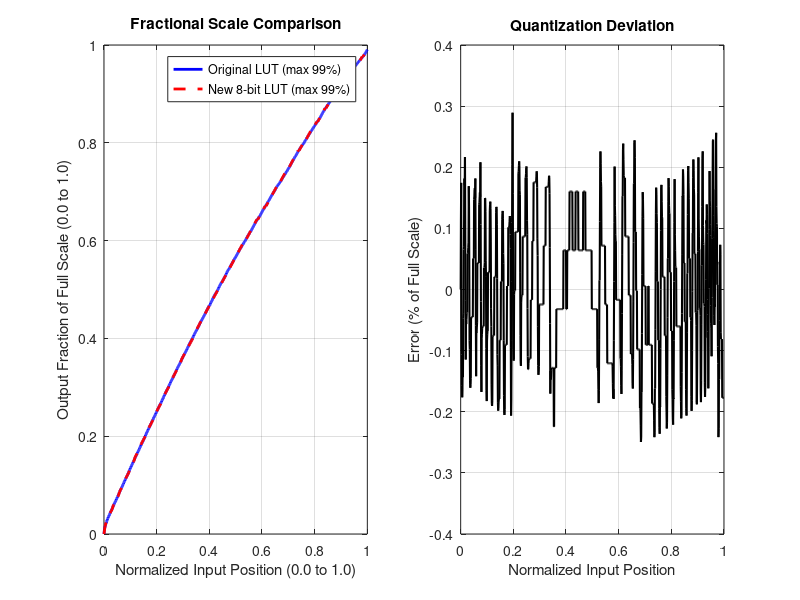

This figure's MATLAB source:
% 1. Define the original array
ChA1LUT_orig = [...
  0, 6, 11, 13, 15, 17, 19, 21, 23, 24,...
  26, 27, 29, 30, 32, 33, 34, 36, 37, 38,...
  39, 41, 42, 43, 44, 45, 46, 48, 49, 50,...
  51, 52, 54, 55, 56, 57, 59, 60, 61, 62,...
  63, 65, 66, 67, 68, 69, 70, 71, 72, 74,...
  75, 76, 77, 79, 80, 81, 82, 83, 85, 86,...
  87, 88, 90, 91, 92, 93, 95, 96, 97, 98,...
  99, 100, 101, 103, 104, 105, 106, 107, 109, 110,...
  111, 112, 113, 115, 116, 117, 118, 119, 120, 121,...
  122, 123, 125, 126, 127, 128, 130, 131, 132, 133,...
  135, 136, 137, 138, 140, 141, 142, 143, 145, 146,...
  147, 148, 149, 150, 151, 153, 154, 155, 156, 157,...
  158, 160, 161, 162, 163, 164, 166, 167, 168, 169,...
  170, 171, 172, 174, 175, 176, 177, 178, 179, 180,...
  182, 183, 184, 185, 186, 187, 189, 190, 191, 192,...
  193, 194, 195, 196, 198, 199, 200, 201, 202, 204,...
  205, 206, 207, 208, 210, 211, 212, 213, 214, 216,...
  217, 218, 219, 220, 221, 223, 224, 225, 226, 227,...
  228, 229, 230, 232, 233, 234, 235, 236, 238, 239,...
  240, 241, 242, 243, 244, 245, 246, 248, 249, 250,...
  251, 252, 253, 254, 255, 257, 258, 259, 260, 261,...
  262, 264, 265, 266, 267, 268, 270, 271, 272, 273,...
  274, 275, 276, 277, 278, 279, 280, 281, 283, 284,...
  285, 286, 287, 288, 290, 291, 292, 293, 294, 296,...
  297, 298, 299, 300, 301, 303, 304, 305, 306, 307,...
  308, 309, 310, 311, 312, 313, 315, 316, 317, 318,...
  319, 320, 321, 323, 324, 325, 326, 327, 328, 329,...
  330, 331, 332, 333, 334, 335, 336, 338, 339, 340,...
  341, 342, 343, 345, 346, 347, 348, 349, 351, 352,...
  353, 354, 355, 356, 357, 358, 359, 360, 361, 362,...
  363, 364, 365, 366, 368, 369, 370, 371, 372, 373,...
  375, 376, 377, 378, 379, 380, 381, 382, 383, 384,...
  385, 386, 387, 388, 389, 390, 391, 392, 394, 395,...
  396, 397, 398, 399, 400, 401, 403, 404, 405, 406,...
  407, 408, 409, 410, 411, 412, 413, 414, 415, 416,...
  417, 418, 419, 420, 421, 423, 424, 425, 426, 427,...
  428, 429, 430, 431, 432, 433, 434, 435, 435, 436,...
  438, 439, 440, 441, 442, 443, 444, 445, 447, 448,...
  449, 450, 451, 452, 453, 454, 455, 456, 457, 458,...
  459, 460, 461, 462, 463, 464, 465, 466, 467, 468,...
  469, 470, 471, 472, 473, 474, 476, 477, 478, 479,...
  480, 481, 482, 483, 484, 485, 486, 486, 487, 488,...
  489, 491, 492, 493, 494, 495, 496, 497, 498, 499,...
  501, 502, 503, 504, 505, 506, 507, 508, 509, 510,...
  511, 512, 512, 513, 514, 515, 516, 517, 518, 519,...
  520, 521, 522, 523, 525, 526, 527, 528, 529, 530,...
  531, 532, 533, 534, 535, 535, 536, 537, 538, 539,...
  540, 541, 542, 543, 544, 545, 546, 547, 548, 549,...
  550, 551, 552, 553, 555, 556, 557, 558, 559, 560,...
  561, 562, 563, 563, 564, 565, 566, 567, 568, 569,...
  570, 571, 572, 573, 574, 575, 576, 577, 578, 579,...
  580, 581, 582, 583, 584, 585, 586, 587, 587, 588,...
  589, 590, 591, 592, 593, 594, 595, 596, 597, 598,...
  599, 600, 601, 602, 603, 604, 605, 606, 607, 608,...
  608, 609, 610, 611, 612, 613, 614, 615, 616, 616,...
  617, 618, 619, 620, 621, 622, 622, 623, 624, 625,...
  626, 627, 628, 629, 630, 631, 632, 633, 634, 635,...
  636, 636, 637, 638, 639, 640, 641, 642, 643, 643,...
  644, 645, 646, 647, 648, 649, 650, 651, 652, 653,...
  654, 655, 656, 657, 658, 659, 660, 661, 662, 663,...
  664, 665, 666, 667, 667, 668, 669, 670, 671, 671,...
  672, 673, 674, 675, 675, 676, 677, 678, 679, 680,...
  681, 682, 683, 684, 685, 686, 687, 688, 689, 690,...
  691, 691, 692, 693, 694, 695, 696, 697, 698, 699,...
  699, 700, 701, 702, 703, 704, 705, 706, 707, 708,...
  708, 709, 710, 711, 712, 713, 714, 715, 716, 717,...
  718, 719, 720, 721, 721, 722, 723, 724, 725, 726,...
  727, 728, 728, 729, 730, 731, 732, 733, 734, 735,...
  736, 737, 738, 739, 740, 740, 741, 742, 743, 743,...
  744, 745, 746, 746, 747, 748, 749, 749, 750, 751,...
  752, 753, 754, 755, 756, 757, 758, 759, 759, 760,...
  761, 762, 763, 764, 765, 765, 766, 767, 768, 769,...
  770, 771, 771, 772, 773, 774, 775, 776, 777, 778,...
  779, 779, 780, 781, 782, 783, 784, 785, 786, 787,...
  788, 790, 791, 791, 792, 793, 794, 795, 796, 797,...
  798, 799, 800, 801, 802, 803, 803, 804, 805, 806,...
  807, 808, 809, 810, 811, 812, 813, 814, 814, 815,...
  816, 817, 818, 819, 820, 821, 821, 822, 823, 824,...
  824, 825, 826, 827, 827, 828, 829, 830, 830, 831,...
  832, 833, 834, 835, 836, 837, 838, 838, 839, 840,...
  841, 842, 843, 844, 845, 846, 846, 847, 848, 849,...
  850, 851, 851, 852, 853, 854, 855, 856, 857, 857,...
  858, 859, 860, 861, 862, 863, 863, 864, 865, 866,...
  867, 867, 868, 869, 870, 871, 871, 872, 873, 874,...
  875, 875, 876, 877, 878, 879, 879, 880, 881, 882,...
  883, 884, 884, 885, 886, 887, 888, 889, 890, 891,...
  892, 893, 894, 895, 896, 897, 898, 899, 900, 900,...
  901, 902, 903, 904, 905, 906, 907, 907, 908, 909,...
  910, 910, 911, 912, 913, 913, 914, 915, 916, 917,...
  917, 918, 919, 920, 921, 922, 922, 923, 924, 925,...
  926, 927, 927, 928, 929, 930, 931, 931, 932, 933,...
  934, 934, 935, 936, 937, 938, 939, 939, 940, 941,...
  942, 943, 944, 944, 945, 946, 947, 948, 948, 949,...
  950, 951, 951, 952, 953, 954, 954, 955, 956, 957,...
  957, 958, 959, 960, 960, 961, 962, 963, 963, 964,...
  965, 966, 967, 967, 968, 969, 970, 970, 971, 972,...
  972, 973, 974, 975, 975, 976, 977, 978, 978, 979,...
  980, 980, 981, 982, 983, 983, 984, 985, 985, 986,...
  987, 987, 988, 989, 989, 990, 991, 992, 992, 993,...
  994, 994, 995, 996, 996, 997, 998, 999, 999, 1000,...
  1001, 1001, 1002, 1003, 1003, 1004, 1005, 1005, 1006, 1007,...
  1007, 1008, 1009, 1009, 1010, 1011, 1011, 1012, 1012, 1013,...
  1014, 1014, 1015, 1016, 1016, 1017, 1018, 1018, 1019, 1020,...
  1021, 1022, 1023, 1023, 1024, 1025, 1026, 1027, 1028, 1029,...
  1030];

% 2. Establish "Full Scale" boundaries for proper fractional conversion
targetSize = 256;
origSize = length(ChA1LUT_orig);

% Calculate the max theoretical inputs (Indices count minus 1)
orig_full_scale = origSize - 1;   % 1040
target_full_scale = targetSize - 1; % 255

% Setup unified normalized spatial axes [0, 1] for interpolation
x_orig = linspace(0, 1, origSize);
x_new = linspace(0, 1, targetSize);

% 3. Interpolate the original geometry smoothly
ChA1LUT_interpolated = interp1(x_orig, ChA1LUT_orig, x_new, 'pchip');

% 4. Turn values into fractions (e.g. 1030 / 1040 = ~0.99) and map to 8-Bit full scale (255)
fractional_curve = ChA1LUT_interpolated / orig_full_scale;
ChA1LUT_8bit = round(fractional_curve * target_full_scale);

% Clamp strictly to 8-bit limits [0, 255]
ChA1LUT_8bit = max(0, min(255, ChA1LUT_8bit));

% 5. Print out properly formatted C++ code
fprintf('==================== C++ ARRAY GENERATION ====================\n\n');
fprintf('const uint8_t PROGMEM ChA2LUT[%d] = {\n  ', targetSize);

for i = 1:targetSize
    fprintf('%d', ChA1LUT_8bit(i));
    
    if i < targetSize
        fprintf(', ');
    end
    
    % Break line every 16 values perfectly
    if mod(i, 16) == 0 && i ~= targetSize
        fprintf('\n  ');
    end
end
fprintf('\n};\n\n');
fprintf('==============================================================\n\n');

% 6. Plotting Diagnostics (Reflecting Percentage of Scale)
figure('Name', 'Gamma LUT Fractional Curve Alignment', 'Position', [100, 100, 1000, 450]);

% --- Subplot 1: Normalized Output Comparison ---
% Both plots compare Output Percentage against Input Percentage
subplot(1, 2, 1);
plot(x_orig, ChA1LUT_orig / orig_full_scale, 'b-', 'LineWidth', 2);
hold on;
plot(x_new, ChA1LUT_8bit / target_full_scale, 'r--', 'LineWidth', 2);
hold off;

xlabel('Normalized Input Position (0.0 to 1.0)');
ylabel('Output Fraction of Full Scale (0.0 to 1.0)');
title('Fractional Scale Comparison');
legend('Original LUT (max 99%)', 'New 8-bit LUT (max 99%)', 'Location', 'best');
grid on;

% --- Subplot 2: Accuracy/Error Analysis ---
subplot(1, 2, 2);

% Re-interpolate the new 8-bit fractions back to original resolution 
% to compute quantization error as a percentage.
ChA_8bit_upscaled = interp1(x_new, ChA1LUT_8bit / target_full_scale, x_orig, 'pchip');

% Error in fraction translated to % of the scale
percent_error = ((ChA1LUT_orig / orig_full_scale) - ChA_8bit_upscaled) * 100;

plot(x_orig, percent_error, 'k-', 'LineWidth', 1.5);
xlabel('Normalized Input Position');
ylabel('Error (% of Full Scale)');
title('Quantization Deviation');
grid on;
